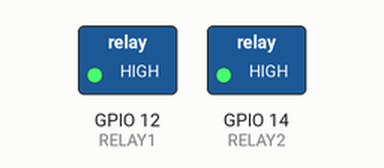
Simulated run of this sketch. Board: ESP32. Shown: switched loads named in the sketch (green lamp = pin HIGH). WiFi joins after 1.5 s; servers stay silent unless stated; uploads are accepted with an empty reply; what the sketch prints to the serial monitor is not drawn.

Above: at 1.7 s.
At 17.9 s:
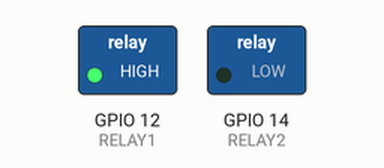
Timing chart, 0 to 48.8 s (numbered marks = the images above):
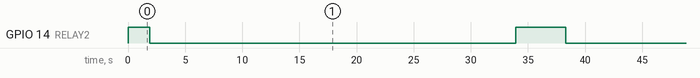

The sketch:

mancave.ino
```cpp
#include <WiFi.h>
#include <ArduinoJson.h>
#include <HTTPClient.h>

// The ID number of the device, this must be unique and is returned by the Mancave_Controller.
String id = "675200000";
const char* ssid = "network";
const char* password = "password";
long lastTime;
long localTime;
long currentTime;
float state;
float pstate;

// Define the PINS to the relay. We need two relays for a rolling shutter. Up/down!
#define RELAY1 12
#define RELAY2 14

// This function returns JSON data for the devices based on ID from the API.
// Replace YOURURL with your domain or LAN IP.
void getJSON() {

HTTPClient http;
http.begin("http://YOURURL/mancave/api.php?id=" + id);
int httpCode = http.GET();
String payload;

if (httpCode > 0) {
payload = http.getString();
} else {
Serial.println("Error on HTTP request");
return;
}
http.end();

DynamicJsonBuffer  jsonBuffer(400);
JsonObject& root = jsonBuffer.parseObject(payload);

if (!root.success()) {
Serial.println("parseObject() failed");
return;
}

lastTime = root["time"];
currentTime = root["unix"];
state = root["state"];
pstate = root["pstate"];
}

// This function executes the up/down process with provided times.
// 32 seconds = 100% closed
// 25 seconds = 99% closed
// 11 seconds = 50% closed
void rolluikState(float procent) {
digitalWrite(RELAY1,HIGH);
digitalWrite(RELAY2,HIGH);
delay(200);
Serial.println(procent);
float calc;
float netto;

if (procent == 100) {
  Serial.println("CLOSE");
  digitalWrite(RELAY1,LOW);
  delay(32000); // 32s * 1000
} else if (procent == 0) {
  Serial.println("OPEN");
  digitalWrite(RELAY2,LOW);
  delay(32000);
} else {

  // We are doing some math here, to calculate the amount of time based on percentage.
  if (procent >= pstate) {
  netto = procent-pstate;
  calc = netto / 100 * 25 * 1000;
  digitalWrite(RELAY1,LOW);
  delay(100);
  delay(calc);
  } else if (procent < pstate) {
  netto = pstate-procent;
  calc = netto / 100 * 25 * 1000;
  digitalWrite(RELAY2,LOW);
  delay(100);
  delay(calc);
  }

  Serial.println(netto);
  Serial.println(calc);
}

digitalWrite(RELAY1,HIGH);
digitalWrite(RELAY2,HIGH);
delay(3000);
}

void setup() {
pinMode(RELAY1, OUTPUT);
pinMode(RELAY2, OUTPUT);
digitalWrite(RELAY1,HIGH);
digitalWrite(RELAY2,HIGH);

// This is not tested yet, it allows you to change the hostname of the ESP32:
//tcpip_adapter_set_hostname(TCPIP_ADAPTER_IF_STA, "rolluik1");

Serial.begin(115200);
delay(10);
Serial.println();
Serial.println();
Serial.print("Connecting to ");
Serial.println(ssid);

WiFi.begin(ssid, password);

while (WiFi.status() != WL_CONNECTED) {
delay(500);
Serial.print(".");
}

Serial.println("");
Serial.println("WiFi connected");
Serial.println("IP address: ");
Serial.println(WiFi.localIP());

}

void loop() {
digitalWrite(RELAY1,HIGH);
digitalWrite(RELAY2,HIGH);

if ((WiFi.status() == WL_CONNECTED)) {

getJSON();

// If the request is within 3 seconds of the timestamp, we actually do something, else do nothing.
if ((lastTime + 3) > currentTime) {
Serial.println("Doe iets!");
rolluikState(state);
} else {
Serial.println("Expired...");
}

delay(1000);

}

}
```

Measured:
- by itself, GPIO 14 (RELAY2): alternates HIGH for 4.4 s and LOW for 32.0 s
